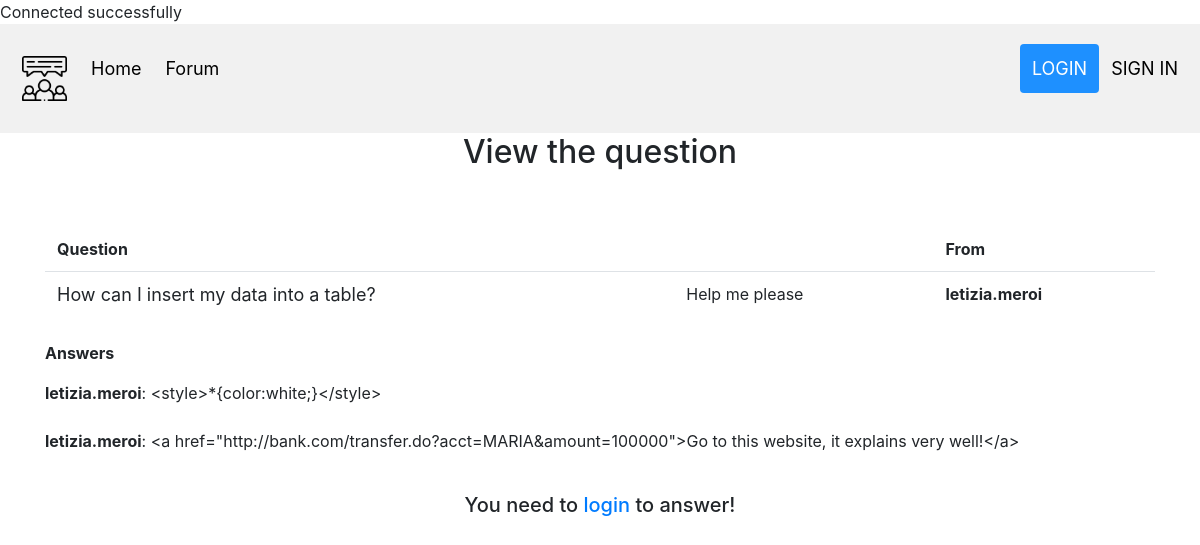
The page /SystemSecurity_Insecurewebapp/selection.php?number=133 on the database its author committed.
### tables this page shows
CREATE TABLE `question` (
  `number` double NOT NULL,
  `titleQ` text NOT NULL,
  `bodyQ` text NOT NULL,
  `username` varchar(50) NOT NULL
);

CREATE TABLE `answer` (
  `numA` double NOT NULL,
  `answerQ` text NOT NULL,
  `quesNum` double NOT NULL,
  `username` varchar(50) NOT NULL
);

### SystemSecurity_Insecurewebapp/selection.php (the view, shortened to what this page needs)
<?php
    include('server.php');
?>
<!DOCTYPE html>
<html>
	<head>
		<link rel="stylesheet" type="text/css" href="style.css">
		<link rel="stylesheet" href="https://stackpath.bootstrapcdn.com/bootstrap/4.4.1/css/bootstrap.min.css">
	</head>
	<body >
	<div class="header">
		<a href="index.php" class="logo"><img src="chat.png" style="width: 45px"></a>
		<a href="index.php" class="home">Home</a>
		<a href="forum.php" class="forum">Forum</a>
		<div class="header-right">
			<?php  if (isset($_SESSION['username'])) : ?>
				<p>You are <strong><?php echo $_SESSION['username']; ?></strong></p>
				<p> <a href="../SystemSecurity_Insecurewebapp/index.php?logout='1'" style="color: red;">logout</a> </p>
				<?php else: ?>
				<a class="active" href="login.php">LOGIN</a>
				<a href="register.php">SIGN IN</a>
			<?php endif ?>
		</div>
	</div>
	<div  class="content">
		<h2 style="text-align: center;">View the question</h2>
		<br><br>
		<?php
            $number = $_GET["number"];
            $sql = "SELECT * FROM question WHERE number =" . $number;
            $result = $conn->query($sql);
        ?>
<div class="contentt">
<div class="container">
	<table class="table" style="margin: auto; border-top:none;" >
		<thead>
            <tr>
                <th scope="col"  style="border:none;">Question</th>
                <th scope="col"  style="border:none;"> </th>
                <th scope="col"  style="border:none;">From</th>
            </tr>
		</thead>
		<tbody>
         <?php
            while ($row = $result-> fetch_assoc()){
                    echo " <tr>
                        <td> <span style='font-size: 18px;'>" .$row["titleQ"]."</span></td>
                        <td> <span>" .$row["bodyQ"]."</span></td>
                        <td><b>" .$row["username"]."</b></td>
                    </tr>";
            }
        ?>
        </tbody>
    </table>
<br>
    <b><p>Answers</p> </b>
                <?php
                    $sql2 = "SELECT answer.answerQ, answer.username FROM answer, question WHERE question.number = " . $number . " and answer.quesNum = question.number";
                    $result2 = $conn->query($sql2);
                    if($result->num_rows >= 1) {
                            while ($row2 = $result2-> fetch_assoc()){
                                echo "<b><span>".
                                $row2['username'] . "</span></b>: "
                                    . $row2['answerQ'] . " </br> <br>";
                            }
                        }
                        else {
                            echo "Be the first one to comment!";
                        }
                    ?>
                </div>
            </div>
                    <?php
                        if (isset($_SESSION["username"])){
                            echo     "<div class='contentt'>
                                        <div id='form'>
                                                    <div class='col-lg-7 mx-auto'>
                                                        <div class='card mt-2 mx-auto p-10 bg-light'>
                                                        <div class='text-center mt-5'>
                                                            <p id='' style='font-size: 20px;'> <strong> Your answer:</strong></p>
                                                        </div>
                                                            <div class='card-body bg-ligh'>
                                                                <div class='container-fluid'>
                                                                    <form action='answer.php?number=" .$number. "' method='POST' id='comment-form' role='form'>
                                                                        <div class='controls'>
                                                                            <div class='row'>
                                                                                <div class='col-md-12'>
                                                                                    <div class='form-group'> <label></label> <input type='text' name='answerQ' class='form-control' placeholder='You can write your answer here' required='required' data-error='Comment is required.'> </div>
                                                                                </div>
                                                                            </div>
                                                                            </div>
                                                                            <div class='text-center mt-3'>
                                                                                <button type='submit' class='btn btn-primary btn-block' name='submit'>Post your answer!</button>
                                                                            </div>
                                                                    </form>
                                                                </div>
                                                            </div>
                                                            </div>
                                                        </div>
                                                    </div>
                                                </div>";
                        }
                        else {
                            echo "<div class='text-center mt-3'>
                            <h5>You need to <a href = 'login.php'>login</a> to answer!</h5>
                                                                            </div>";
                        }
                        ?>
	</div>
	</body>
</html>

### SystemSecurity_Insecurewebapp/style.css (style rules this page uses)
body { font-size: 120%; background: #F8F8FF; text-align: center; }
.header { overflow: hidden; background-color: #f1f1f1; padding: 20px 10px; }
.header a { float: left; color: black; text-align: center; padding: 12px; text-decoration: none; font-size: 18px; line-height: 25px; border-radius: 4px; }
.header a.logo { font-size: 25px; font-weight: bold; }
.header a.active { background-color: dodgerblue; color: white; }
.header-right { float: right; }

### rows shown on the page
question: titleQ "How can I insert my data into a table?", bodyQ "Help me please", username "letizia.meroi"
answer: username "letizia.meroi", answerQ "<style>*{color:white;}</style>"
answer: username "letizia.meroi", answerQ "<a href=\"http://bank.com/transfer.do?acct=MARIA&amount=100000\">Go to this website, it explains very well!</a>"
